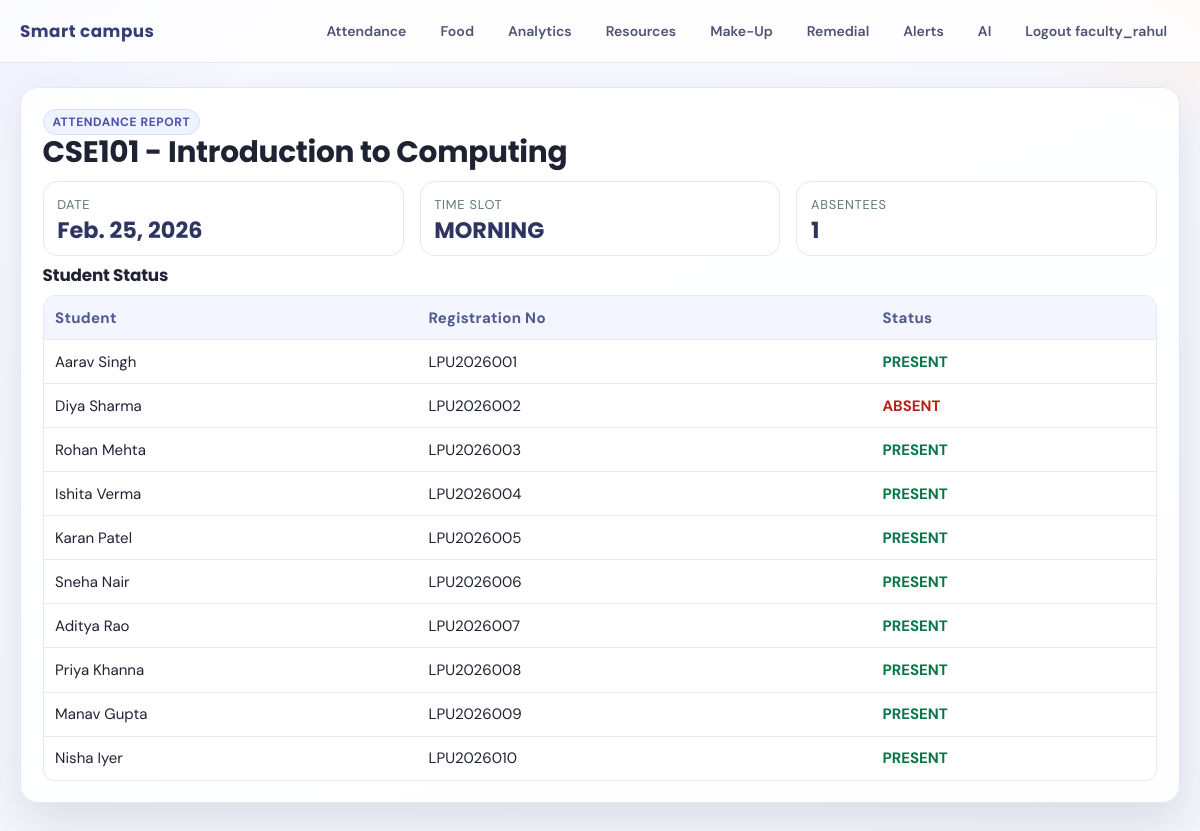
/attendance/report/1/ (signed in), run on the app's committed database.
### campus_core/models.py (models this page shows, shortened)
class AttendanceSession(models.Model):
    TIME_SLOTS = [
        ("MORNING", "Morning"),
        ("AFTERNOON", "Afternoon"),
        ("EVENING", "Evening"),
    ]
    course = models.ForeignKey(Course, on_delete=models.CASCADE, related_name="attendance_sessions")
    date = models.DateField(default=timezone.localdate)
    time_slot = models.CharField(max_length=20, choices=TIME_SLOTS, default="MORNING")
    created_by = models.ForeignKey(User, on_delete=models.SET_NULL, null=True, related_name="created_attendance_sessions")
    created_at = models.DateTimeField(auto_now_add=True)
    class Meta:
        unique_together = ("course", "date", "time_slot")

class Course(models.Model):
    code = models.CharField(max_length=20, unique=True)
    name = models.CharField(max_length=200)
    faculty = models.ForeignKey(User, on_delete=models.SET_NULL, null=True, related_name="courses")
    classroom = models.ForeignKey(Classroom, on_delete=models.SET_NULL, null=True, blank=True)
    def __str__(self) -> str:
        return f"{self.code} - {self.name}"

class AttendanceRecord(models.Model):
    STATUS_CHOICES = [
        ("PRESENT", "Present"),
        ("ABSENT", "Absent"),
    ]
    session = models.ForeignKey(AttendanceSession, on_delete=models.CASCADE, related_name="records")
    student = models.ForeignKey(StudentProfile, on_delete=models.CASCADE, related_name="attendance_records")
    status = models.CharField(max_length=10, choices=STATUS_CHOICES)
    marked_by_remedial_code = models.BooleanField(default=False)
    class Meta:
        unique_together = ("session", "student")

class StudentProfile(models.Model):
    user = models.OneToOneField(User, on_delete=models.CASCADE, related_name="student_profile")
    registration_no = models.CharField(max_length=30, unique=True)
    parent_contact = models.CharField(max_length=40, blank=True)

### campus_core/views.py (the view)
# urls.py: path("attendance/report/<int:session_id>/", views.attendance_report, name="attendance-report"),
@role_required(ROLE_FACULTY)
def attendance_report(request, session_id: int):
    session = get_object_or_404(AttendanceSession.objects.select_related("course"), id=session_id)
    records = session.records.select_related("student__user")
    absent = records.filter(status="ABSENT")
    return render(
        request,
        "campus_core/attendance_report.html",
        {
            "session": session,
            "records": records,
            "absent_count": absent.count(),
        },
    )

### campus_core/authz.py (called while the page is built)
def get_user_role(user: User) -> str:
    if not user or not user.is_authenticated:
        return ROLE_GUEST
    if user.is_superuser or user.is_staff or user.groups.filter(name__iexact="faculty").exists():
        return ROLE_FACULTY
    if user.groups.filter(name__iexact="vendor").exists():
        return ROLE_VENDOR
    if user.groups.filter(name__iexact="student").exists():
        return ROLE_STUDENT
    if StudentProfile.objects.filter(user=user).exists():
        return ROLE_STUDENT
    if hasattr(user, "faculty_profile"):
        return ROLE_FACULTY
    return ROLE_FACULTY

def role_flags(user: User) -> dict[str, bool | str]:
    role = get_user_role(user)
    is_faculty = role == ROLE_FACULTY
    is_student = role == ROLE_STUDENT
    is_vendor = role == ROLE_VENDOR
    return {
        "user_role": role,
        "is_faculty": is_faculty,
        "is_student": is_student,
        "is_vendor": is_vendor,
        "can_attendance": is_faculty,
        "can_food": is_faculty or is_student or is_vendor,
        "can_analytics": is_faculty or is_vendor,
        "can_resources": is_faculty,
        "can_makeup": is_faculty or is_student,
        "can_remedial": is_faculty or is_student,
        "can_alerts": is_faculty or is_vendor,
        "can_ai": is_faculty,
    }

### campus_core/context_processors.py (called while the page is built)
def role_context(request):
    return role_flags(request.user)

### campus_core/views.py (called while the page is built)
def role_required(*allowed_roles):
    def decorator(view_func):
        @login_required(login_url="login")
        @wraps(view_func)
        def _wrapped(request, *args, **kwargs):
            role = get_user_role(request.user)
            if role not in allowed_roles:
                messages.error(request, "You do not have permission to access this page.")
                return redirect("home")
            return view_func(request, *args, **kwargs)
        return _wrapped
    return decorator

### templates/campus_core/attendance_report.html
{% extends 'base.html' %}
{% block content %}
<section class="card reveal">
    <span class="badge">Attendance Report</span>
    <h2>{{ session.course }}</h2>
    <div class="panel-grid">
        <div class="kpi span-4"><span class="label">Date</span><span class="value">{{ session.date }}</span></div>
        <div class="kpi span-4"><span class="label">Time Slot</span><span class="value">{{ session.time_slot }}</span></div>
        <div class="kpi span-4"><span class="label">Absentees</span><span class="value">{{ absent_count }}</span></div>
    </div>
    <h3>Student Status</h3>
    <div class="table-wrap">
        <table>
            <tr><th>Student</th><th>Registration No</th><th>Status</th></tr>
            {% for record in records %}
            <tr>
                <td>{{ record.student.user.get_full_name|default:record.student.user.username }}</td>
                <td>{{ record.student.registration_no }}</td>
                <td class="{% if record.status == 'PRESENT' %}status-present{% else %}status-absent{% endif %}">{{ record.status }}</td>
            </tr>
            {% endfor %}
        </table>
    </div>
</section>
{% endblock %}

### templates/base.html (shortened to what this page needs)
<!DOCTYPE html>
<html lang="en">
<head>
</head>
<body>
    <header class="topbar">
        <div class="topbar-inner">
            <a class="brand" href="/">Smart campus</a>
            <nav class="nav-grid">
                {% if user.is_authenticated %}
                {% if can_attendance %}<a class="nav-link" href="/attendance/mark/">Attendance</a>{% endif %}
                {% if can_food %}<a class="nav-link" href="/food/order/">Food</a>{% endif %}
                {% if can_analytics %}<a class="nav-link" href="/food/analytics/">Analytics</a>{% endif %}
                {% if can_resources %}<a class="nav-link" href="/resources/">Resources</a>{% endif %}
                {% if can_makeup %}<a class="nav-link" href="/makeup/schedule/">Make-Up</a>{% endif %}
                {% if can_remedial %}<a class="nav-link" href="/makeup/remedial-attendance/">Remedial</a>{% endif %}
                {% if can_alerts %}<a class="nav-link" href="/notifications/">Alerts</a>{% endif %}
                {% if can_ai %}<a class="nav-link" href="/ai-preview/">AI</a>{% endif %}
                <form class="nav-inline-form" method="post" action="/accounts/logout/">
                    <button class="nav-button" type="submit">Logout {{ user.username }}</button>
                </form>
                {% else %}
                <a class="nav-link" href="/accounts/login/">Login</a>
                {% endif %}
            </nav>
        </div>
    </header>
    <main class="shell">
        {% block content %}{% endblock %}
    </main>
</body>
</html>

### templates/base.html (style rules this page uses)
:root { --bg: #f5f6fb; --surface: #ffffffe6; --surface-strong: #ffffff; --text: #1e2233; --muted: #656b84; --line: #e3e7f2; --brand: #5c5fe8; --brand-dark: #4346c8; --brand-soft: #eef0ff; --accent: #ff8f50; --danger: #b42318; --ok: #067647; --shadow: 0 18px 45px rgba(34, 43, 80, 0.12); --radius: 18px; }
* { box-sizing: border-box; }
body { margin: 0; color: var(--text); font-family: "DM Sans", "Segoe UI", sans-serif; background: radial-gradient(65rem 40rem at -15% -20%, #d9dcff 0%, transparent 55%), radial-gradient(58rem 32rem at 115% -10%, #ffe1d2 0%, transparent 48%), linear-gradient(160deg, #f9faff 0%, #f3f5fb 100%); min-height: 100vh; }
.topbar { position: sticky; top: 0; z-index: 5; backdrop-filter: blur(14px); background: rgba(255, 255, 255, 0.78); border-bottom: 1px solid #e4e8f4; }
.topbar-inner { width: min(1160px, calc(100% - 2rem)); margin: 0 auto; display: flex; align-items: center; justify-content: space-between; gap: 1rem; padding: 0.85rem 0; }
.brand { font-family: "Poppins", sans-serif; font-size: 1.05rem; font-weight: 700; letter-spacing: 0.03em; color: #363d78; text-decoration: none; white-space: nowrap; }
.nav-grid { display: flex; flex-wrap: wrap; justify-content: flex-end; gap: 0.5rem; }
.nav-link { color: #4d5472; text-decoration: none; font-size: 0.88rem; font-weight: 600; padding: 0.45rem 0.75rem; border-radius: 999px; border: 1px solid transparent; transition: 180ms ease; }
.nav-inline-form { margin: 0; }
.nav-button { color: #4d5472; font-size: 0.88rem; font-weight: 600; padding: 0.45rem 0.75rem; border-radius: 999px; border: 1px solid transparent; background: transparent; cursor: pointer; font-family: inherit; }
.shell { width: min(1160px, calc(100% - 2rem)); margin: 1.5rem auto 2.5rem; }
.card { background: var(--surface); border: 1px solid var(--line); border-radius: var(--radius); padding: 1.35rem; box-shadow: var(--shadow); }
h1, h2, h3 { font-family: "Poppins", sans-serif; margin-top: 0; line-height: 1.18; letter-spacing: -0.01em; }
h2 { font-size: clamp(1.3rem, 3vw, 1.85rem); margin-bottom: 0.7rem; }
h3 { font-size: 1.05rem; margin: 0.6rem 0; }
.panel-grid { display: grid; grid-template-columns: repeat(12, 1fr); gap: 1rem; }
.span-4 { grid-column: span 4; }
.kpi { display: flex; flex-direction: column; gap: 0.4rem; border: 1px solid var(--line); border-radius: 14px; padding: 0.85rem; background: #fff; }
.kpi .label { font-size: 0.8rem; color: #5d7971; text-transform: uppercase; letter-spacing: 0.06em; }
.kpi .value { font: 700 1.4rem/1 "Poppins", sans-serif; color: #2f3561; }
.badge { display: inline-block; font-size: 0.75rem; font-weight: 700; letter-spacing: 0.05em; text-transform: uppercase; color: #4b51af; background: #eff2ff; border: 1px solid #d7defa; padding: 0.25rem 0.55rem; border-radius: 999px; }
.table-wrap { overflow-x: auto; border: 1px solid var(--line); border-radius: 12px; background: #fff; }
table { width: 100%; border-collapse: collapse; min-width: 620px; }
th, td { text-align: left; padding: 0.72rem; border-bottom: 1px solid #e3ece8; font-size: 0.94rem; }
th { background: #f3f5ff; color: #51598f; font-weight: 700; letter-spacing: 0.02em; }
tr:last-child td { border-bottom: none; }
.status-present { color: var(--ok); font-weight: 700; }
.status-absent { color: var(--danger); font-weight: 700; }
.reveal { opacity: 0; transform: translateY(10px); animation: reveal 480ms ease forwards; }
.att-table th, .rm-table th, .ts-table th, .row[style], .table-wrap th { background: #f3f5ff !important; color: #50598e !important; }

### data on the page
AttendanceSession: course "CSE101 - Introduction to Computing", date "Feb. 25, 2026", time_slot "MORNING"
AttendanceRecord: student.user.get_full_name "Aarav Singh", student.registration_no "LPU2026001", status "PRESENT"
AttendanceRecord: student.user.get_full_name "Diya Sharma", student.registration_no "LPU2026002", status "ABSENT"
AttendanceRecord: student.user.get_full_name "Rohan Mehta", student.registration_no "LPU2026003", status "PRESENT"
AttendanceRecord: student.user.get_full_name "Ishita Verma", student.registration_no "LPU2026004", status "PRESENT"
AttendanceRecord: student.user.get_full_name "Karan Patel", student.registration_no "LPU2026005", status "PRESENT"
AttendanceRecord: student.user.get_full_name "Sneha Nair", student.registration_no "LPU2026006", status "PRESENT"
AttendanceRecord: student.user.get_full_name "Aditya Rao", student.registration_no "LPU2026007", status "PRESENT"
AttendanceRecord: student.user.get_full_name "Priya Khanna", student.registration_no "LPU2026008", status "PRESENT"
AttendanceRecord: student.user.get_full_name "Manav Gupta", student.registration_no "LPU2026009", status "PRESENT"
AttendanceRecord: student.user.get_full_name "Nisha Iyer", student.registration_no "LPU2026010", status "PRESENT"

### other printed values
{{ user.username }} "faculty_rahul"
{{ absent_count }} "1"
